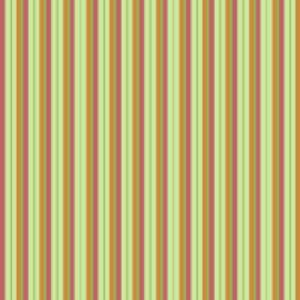
#> input picture Texture-Analysis/train/banded/banded_0002.jpg, 300 x 300 px; its folder holds only this picture in this run
$ python texture_similarity.py
#> lines starting #> are read from the running program, lines starting #| are printed output that depends on the picture
# ----------------------
# IMAGE PAROCESSING HW2
# ----------------------


import os
import cv2
import numpy as np
import matplotlib.pyplot as plt

# >>>>>> TRAIN DIRECTORY'SİNDEKİ RESİMLERİ OKUMA <<<<<<

# Hocanın verdiği formatta buraya train şeklinde olan directory adı verilir.
def read_train_dir(directory):
#> called with directory = 'train'
    img_real = []
    train_dir = os.listdir(directory) # "train"

    folder_path = []
    for foldername in train_dir:
        if (os.path.isdir(os.path.join(directory, foldername))):
            folder_path.append(os.path.join(directory, foldername)) # like train/banded or train/bubbly...


    images = []
    names = []
    for i in folder_path:
        for filename in os.listdir(i):
            if filename.endswith(".jpg"):
                name = os.path.join(i,filename)
                img = cv2.imread(os.path.join(i,filename))
#> img is the input picture: shape (300, 300, 3); mean B, G, R 117.6, 178.5, 193.5
                if img is not None:
                    img_real.append(img)
                    gray = img[:,:,0]*0.11 + img[:,:,1]*0.59 + img[:,:,2]*0.3
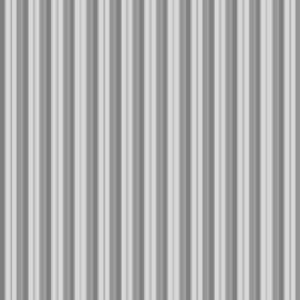
#> gray: shape (300, 300) float64; min 122.9, max 220.3, mean 176.3
                    gray = gray.astype(int)
                    images.append(gray)
                    names.append(name)
#> pass 2 of the loop in read_train_dir, `for i in folder_path:`:
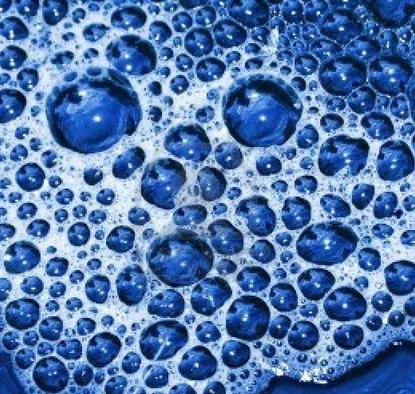
#> input picture Texture-Analysis/train/bubbly/bubbly_0038.jpg, 415 x 394 px
#> in read_train_dir, img is the input picture: shape (394, 415, 3); mean B, G, R 173, 119.9, 82.9
#> in read_train_dir, `gray = img[:,:,0]*0.11 + img[:,:,1]*0.59 + img[:,:,2]*0.3`:
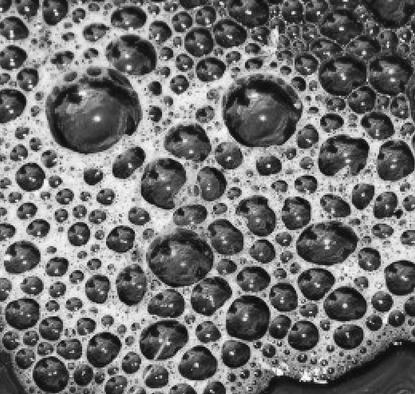
#> gray: shape (394, 415) float64; min 3.85, max 252.6, mean 114.6

    return img_real, images, names

# >>>>>> TEST DIRECTORY'SİNDEKİ RESİMLERİ VE TESTRAPORAEKLENECEK DIRECTORY'SİNDEKİ RESİMLERİ OKUMA <<<<<<
def read_test_dir(directory):
    images = []
    img_real = []
    names = []
    for filename in os.listdir(directory):
        if filename.endswith(".jpg"):
            name = os.path.join(directory,filename)
            img = cv2.imread(os.path.join(directory,filename))
            if img is not None:
                img_real.append(img)
                gray = img[:,:,0]*0.11 + img[:,:,1]*0.59 + img[:,:,2]*0.3
                gray = gray.astype(int)
                images.append(gray)
                names.append(name)

    return img_real, images, names


# >>>>>> Uniform Local Binary Pattern <<<<<<
def ULBP(image):
    img_lbp = np.zeros_like(image)

    for i in range(0, image.shape[0]-2):
        for j in range(0, image.shape[1]-2):
            bits = []

            center = image[i+1][j+1]

            temp = 1 if (image[i-1][j-1]) >= center else 0
            bits.append(temp)

            temp = 1 if (image[i-1][j]) >= center else 0
            bits.append(temp)

            temp = 1 if (image[i-1][j+1]) >= center else 0
            bits.append(temp)

            temp = 1 if (image[i][j+1]) >= center else 0
            bits.append(temp)

            temp = 1 if (image[i+1][j+1]) >= center else 0
            bits.append(temp)

            temp = 1 if (image[i+1][j]) >= center else 0
            bits.append(temp)

            temp = 1 if (image[i+1][j-1]) >= center else 0
            bits.append(temp)

            temp = 1 if (image[i][j-1]) >= center else 0
            bits.append(temp)


            bits_change = 0
            for k in range(0, len(bits)-1):
                if bits[k] != bits[k+1]:
                    bits_change += 1

            #print(bits_change)

            if bits_change <= 2:
                sum_ = 0
                for m in range(8):
                    sum_ += (bits[m] * pow(2, 7-m))

                img_lbp[i+1][j+1] = sum_
            else:
                img_lbp[i+1][j+1] = 51 # 01010101

    #print(img_lbp)
    return img_lbp


# >>>>>> Calculate Histogram <<<<<<
def histogram(ulbp):
    hist = [0]*256
    for i in range(0, ulbp.shape[0]):
        for j in range(0, ulbp.shape[1]):
            hist[ulbp[i][j]] += 1

    return hist


# >>>>>> Normalization <<<<<<
def normalization(ulbp_h):

    sum_ = 0
    for i in range(0, len(ulbp_h)):
        sum_ += ulbp_h[i]

    for i in range(0, len(ulbp_h)):
        ulbp_h[i] = ulbp_h[i] / sum_

    return ulbp_h


# >>>>>> Calculate the distance between the histograms <<<<<<
def calculate_distance(test, train):
    sum_of_hist_diff = 0
    for i in range(0,256):
        sum_of_hist_diff += abs(test[i] - train[i])

    return sum_of_hist_diff


# >>>>>> Find the most similar 3 train image <<<<<<
def find_most_similar_3(save_diff, names_train):
    sim_list = []
    sim_index = []
    s_names = []
    for i in range(0, 3):
        min1 = 1000 # 1'den büyük bir değer veririz.

        for j in range(0,len(save_diff)):
            if save_diff[j] < min1:
                min1 = save_diff[j];
                index = j;

        save_diff[index] = 1000
        sim_list.append(min1)
        s_names.append(names_train[index])
        sim_index.append(index)

    return sim_list, s_names, sim_index


# >>>>>> MAIN <<<<<<

# FOR TRAIN
directory = "train"
img_real_train, images_train, names_train = read_train_dir(directory)
#> img_real_train = 2 items; images_train = 2 items; names_train = ['train/banded/banded_0002.jpg', 'train/bubbly/bubbly_0038.jpg']

save_train_hists = []
for image in images_train:
    ulbp = ULBP(image)
    ulbp_h = histogram(ulbp)
    ulbp_n = normalization(ulbp_h)
    save_train_hists.append(ulbp_n)
#> this loop made 2 passes
#> pass 1, `ulbp = ULBP(image)`:
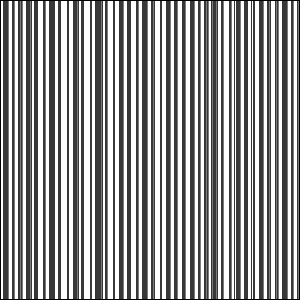
#> ulbp: shape (300, 300) int64; min 0, max 255, mean 151.8
#> pass 2, `ulbp = ULBP(image)`:
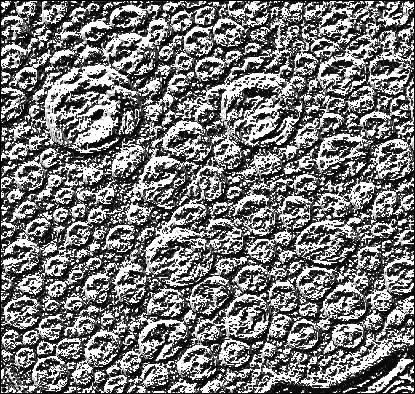
#> ulbp: shape (394, 415) int64; min 0, max 255, mean 120.2
#> after the loop, save_train_hists = 2 items


# FOR TEST
directory = "test"
img_real_test, images_test, names_test = read_test_dir(directory)
#> (the run stopped early here; a loop or call above may not have finished)
